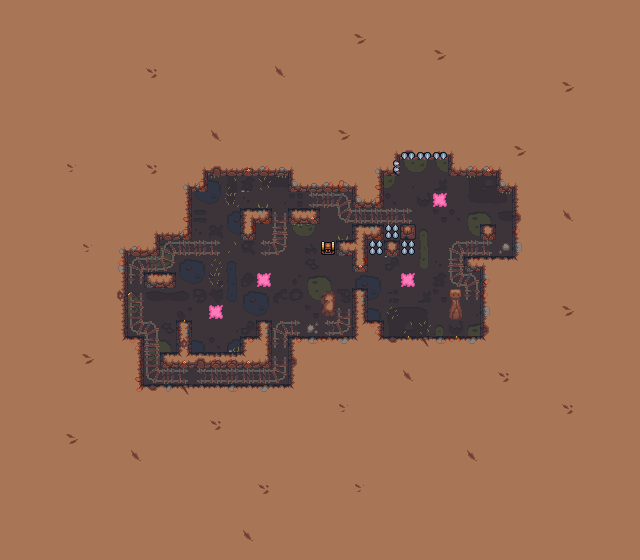

This game map was drawn from its Tiled (.tmx) file and the tilesets committed beside it. A one-line description and the trimmed map source follow:
An orthogonal 40x35 tile map with 16x16 px tiles, 6 tile layers (Art_Ground, Art_Ground2, Art_Walls, Art_Gameplay, ...), 1 hidden layer not drawn, 3 tilesets and 1 object (spawn).

<map version="1.2" tiledversion="1.2.4" orientation="orthogonal" renderorder="right-down" width="40" height="35" tilewidth="16" tileheight="16" infinite="0" backgroundcolor="#a87656" nextlayerid="43" nextobjectid="2">
 <tileset firstgid="1" source="tileset/GameplayTileset.tsx" />
 <tileset firstgid="33" source="tileset/GameplayImages.tsx" />
 <tileset firstgid="305" source="tileset/SlimeCave.tsx" />
 <layer id="35" name="Art_Ground" width="40" height="35">
  <data>[1400 cells, 315 non-empty, 55 distinct tile ids]</data>
 </layer>
 <layer id="42" name="Art_Ground2" width="40" height="35">
  <data>[1400 cells, 73 non-empty, 26 distinct tile ids]</data>
 </layer>
 <layer id="36" name="Art_Walls" width="40" height="35">
  <data>[1400 cells, 119 non-empty, 65 distinct tile ids]</data>
 </layer>
 <layer id="37" name="Art_Gameplay" width="40" height="35">
  <data>[1400 cells, 13 non-empty, 6 distinct tile ids]</data>
 </layer>
 <layer id="38" name="SlimeCover" width="40" height="35">
  <data>[1400 cells, 0 non-empty, 0 distinct tile ids]</data>
 </layer>
 <layer id="39" name="Art_Above" width="40" height="35">
  <data>[1400 cells, 36 non-empty, 8 distinct tile ids]</data>
 </layer>
 <layer id="40" name="Gameplay" width="40" height="35" visible="0" opacity="0.25">
  <data>[1400 cells, 133 non-empty, 5 distinct tile ids]</data>
 </layer>
 <objectgroup id="41" name="Properties">
  <object id="1" name="spawn" x="208" y="368" width="16" height="16" />
 </objectgroup>
</map>
